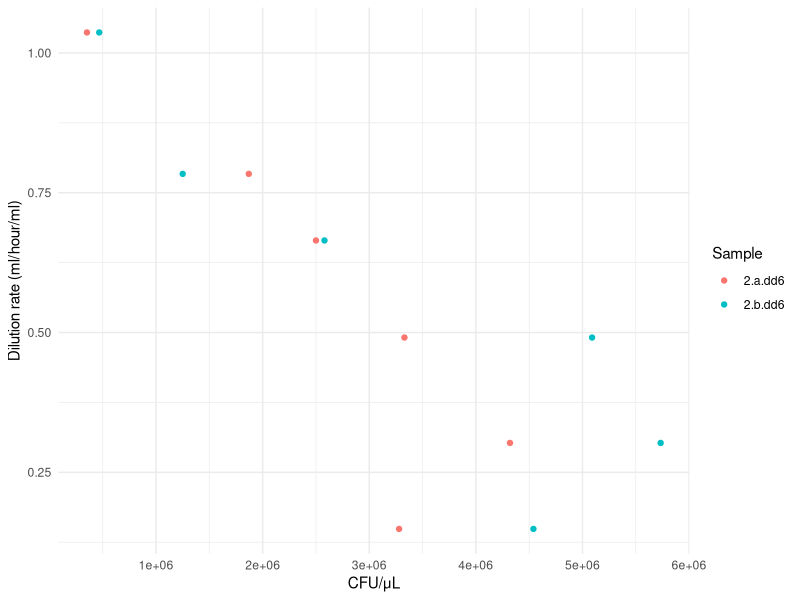
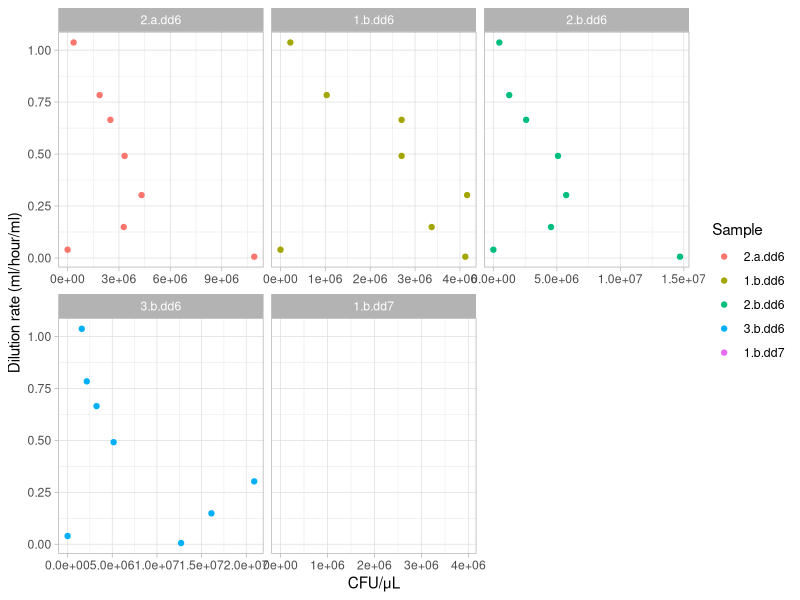
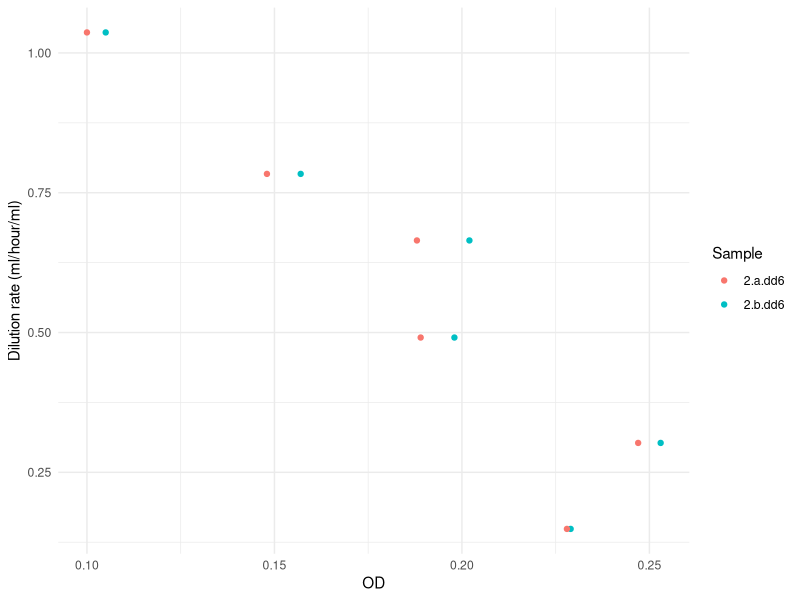

Write R code to recreate these figures, in order. (Note: this script raises an error after producing the figures.)
## ---- chunk 1
#### Required packages
library(tidyverse)        

#### Clear  environment 
rm(list = ls())   
## ---- chunk 2
CC <- read.csv("data/cfu_counts_JO.csv")
outflow <- read.csv("data/outflow_rates_JO.csv")
od <- read.csv("data/OD/od_JO.csv")
## ---- chunk 3
CC <- CC %>%
  mutate(av_counts = rowMeans(across(dot1:dot10), na.rm = TRUE))
## ---- chunk 4
CC <- CC %>%
  
  # multiply by 10^dilution factor to get CFUs per ul 
  # first row is 100ul of sample so it would be: count * 10 ^ 1 to get 1ul
  # six row would be: count * 10 ^ 6 to get to 1ul
  # remember that the very first row is diluted!
  mutate(cfu_undil = av_counts * 10^dilution_factor) %>%
  
  # each dot is 5ul, so divide by 5 to get counts per ul
  mutate(cfu_ul = cfu_undil) #/ 5)

########## KD's data actually didn't divide by 5 in the end########## 
# She intended to, but I'll also leave it out now just for comparison
# I'll go through all the raw data at some stage to do a full analysis
## ---- chunk 5
CC <- CC %>%
  
  # removes the counts from the overnights
  filter(day != 0) %>%
  
  # factor for every combination of day and time and experiment_replicate
  mutate(sample = interaction(day, time, experiment_replicate))
## ---- chunk 6
# mean outflow volume across day 1 and day 2 per bioreactor
outflow <- outflow %>%
  select(c(bioreactor, day_measured, volume_out, experiment_rep, time_elapsed)) %>%
  mutate(outflow_per_hour = volume_out/time_elapsed) %>%
  group_by(bioreactor, experiment_rep) %>%
  summarise(outflow_per_hour_mean = mean(outflow_per_hour))

# join the mean outflow volume into colony count data (by ID/bioreactor)
CC <- CC %>%
  left_join(outflow, by = c("ID" = "bioreactor", "experiment_replicate" = "experiment_rep"))
## ---- chunk 7
# all variables (except OD) are named consistently
CC <- CC %>%
  left_join(od, by = join_by(experiment_replicate, day, time, ID))

# blank? Minus value of M5 (control) from others within a sampling period  
#CC <- CC %>%
#  group_by(sample) %>%                   
#  mutate(control_OD = OD[ID == "M5"],          
#         OD_blanked = OD - control_OD) %>%        
#  ungroup()                         

## ---- chunk 8
CC <- CC %>%
  
  # as a fraction of the volume of the vial (21ml) to get rate of dilution 
  mutate(dilution_rate = outflow_per_hour_mean/21)
## ---- chunk 9

# removing some reactors
CC_plot <- CC %>%
  # for dd6, remove control (M5) and M1, whose pump stopped during day 1
  filter(!(ID %in% c("M1", "M5") & experiment_replicate == "dd6")) %>%
  # for dd7, remove control (M2)
  filter(!(ID %in% c("M2") & experiment_replicate == "dd7")) %>%
  # and remove M3 for day 3 that turned to batch at end of day 2
  filter(!(ID %in% c("M3") & experiment_replicate == "dd7" & day %in% c(3, 4))) %>%
  
  # choose which day to plot 
  filter(day %in% c(2)) %>%
  # choose an expeirment 
  filter(experiment_replicate %in% c("dd7", "dd6"))


ggplot(CC_plot, aes(x = cfu_ul, y = dilution_rate, color = sample)) +
  geom_point() + 
  labs(x = "CFU/μL", y = "Dilution rate (ml/hour/ml)", color = "Sample") +
  theme_minimal()

## ---- chunk 10
ggplot(CC, aes(x = cfu_ul, y = dilution_rate, color = sample)) +
  geom_point() + 
  #geom_smooth(method = "loess", se = FALSE, span = 10) + 
  labs(x = "CFU/μL", y = "Dilution rate (ml/hour/ml)", color = "Sample") +
  theme_light() +
  facet_wrap(~ sample, scales = "free_x")
## ---- chunk 11

# removing some reactors
CC_plot <- CC %>%
  # for dd6, remove control (M5) and M1, whose pump stopped during day 1
  filter(!(ID %in% c("M1", "M5") & experiment_replicate == "dd6")) %>%
  # for dd7, remove control (M2)
  filter(!(ID %in% c("M2") & experiment_replicate == "dd7")) %>%
  # and remove M3 from day 3 that turned to batch at end of day 2
  filter(!(ID %in% c("M3") & experiment_replicate == "dd7" & day %in% c(3, 4))) %>%
  
  # day 3 sampling for dd6 was weird? Not just CC - OD as well seamed way off 
  #filter(!(experiment_replicate %in% c("dd6") & day %in% c(3))) %>%
  # remove sample "after" pumps for day two for dd6 for now - will average out later
  #filter(!(sample %in% c("2.a.dd6"))) %>%

  # choose which day to plot 
  filter(day %in% c(2)) %>%
  # choose an experiment 
  filter(experiment_replicate %in% c("dd7", "dd6"))



ggplot(CC_plot, aes(x = OD, y = dilution_rate, color = sample)) +
  geom_point() + 
  #geom_smooth(method = "loess", se = FALSE, span = 1) + 
  labs(x = "OD", y = "Dilution rate (ml/hour/ml)", color = "Sample") +
  theme_minimal()

## ---- chunk 12
# from DD2 and DD3
KD_data <- read.csv("data/KD/KD_final_data.csv")

# from DD4
dd4 <- read.csv("data/KD/dd4_OD.csv")
dd4 <- dd4 %>%
  filter(read_date == "29/06/2024") %>%
  mutate(blank_OD = absorb_600[bioreactor == "blank"],          
         OD_blanked = absorb_600 - blank_OD) %>%
  select(OD_blanked, bioreactor) %>%
  mutate(experiment_replicate = "dd4")

# join together all of KD's data
KD_data <- KD_data %>%
  left_join(dd4) %>%
  mutate(final_od = ifelse(experiment_replicate == "dd4", 
                           OD_blanked,
                           final_od))

# join in my data from dd6
merged <- CC_plot %>%
  select(c(experiment_replicate, OD_blanked, dilution_rate, sample, ID)) %>%
  rename(mean_dil_inv_hr = dilution_rate) %>%
  
  # choose day 2 or day 3
  rename(final_od = OD_blanked) %>%
  filter(sample == "2.b") %>%
  
  # average day 2 and day 3
  #filter(sample %in% c("2.b", "3.b")) %>%
  #group_by(ID, mean_dil_inv_hr, experiment_replicate) %>%
  #summarise(final_od = mean(OD_blanked)) %>%
  #ungroup() %>%

  full_join(KD_data)
## ---- chunk 13
merged_plotting <- merged %>%
  filter(experiment_replicate %in% c("dd2", "dd3", "dd4", "dd6")) %>%
  filter(final_od > 0)

ggplot(merged_plotting, aes(x = final_od, 
                            y = mean_dil_inv_hr, 
                            color = experiment_replicate)) +
  geom_point() + 
  labs(x = "OD", y = "Dilution rate (ml/hour/ml)", color = "Experiment") +
  theme_minimal()
## ---- chunk 14
KD_cfu <- KD_data %>%
  select(experiment_replicate, mean_dil_inv_hr, cfu_per_ul_tf) %>%
  filter(experiment_replicate %in% c("dd2", "dd3", "dd4")) %>%
  distinct()

JO_cfu <- CC_plot %>%
  filter(sample == "2.b") %>%
  select(experiment_replicate, cfu_ul, dilution_rate) %>%
  rename(cfu_per_ul_tf = cfu_ul) %>%
  rename(mean_dil_inv_hr = dilution_rate)

combined_cfu <- rbind(KD_cfu, JO_cfu)
## ---- chunk 15

ggplot(combined_cfu, aes(x = cfu_per_ul_tf, 
                         y = mean_dil_inv_hr, 
                         color = experiment_replicate)) +
  geom_point() + 
  labs(x = "CFU (per ul)", y = "Dilution rate (ml/hour/ml)", color = "Experiment") +
  theme_minimal()
## ---- chunk 16
ggplot(CC, aes(x = inflow_setting, y = outflow_mean)) +
  geom_point() +  # Scatter plot points
  geom_text(aes(label = ID), vjust = 1.5, hjust = 0, size = 3) + 
  labs(x = "Inflow setting", y = "Outflow (ml/day") +
  theme_minimal()
## ---- chunk 17

CC_wide <- CC %>%
  
  select(ID, sample, cfu_ul) %>%
  
    pivot_wider(names_from = sample, 
                values_from = cfu_ul, 
                names_prefix = "cfu_ul_") %>%
  
  filter(ID != "M5")


ggplot(CC_wide, aes(x = cfu_ul_2.b, y = cfu_ul_2.a)) +
  geom_point() +  # Scatter plot points
  geom_abline(slope = 1, intercept = 0, linetype = "dashed") +
  geom_text(aes(label = ID), vjust = 1.5, hjust = 0, size = 3) + 
  labs(x = "CFU Before", y = "CFU After") +
  theme_minimal()

